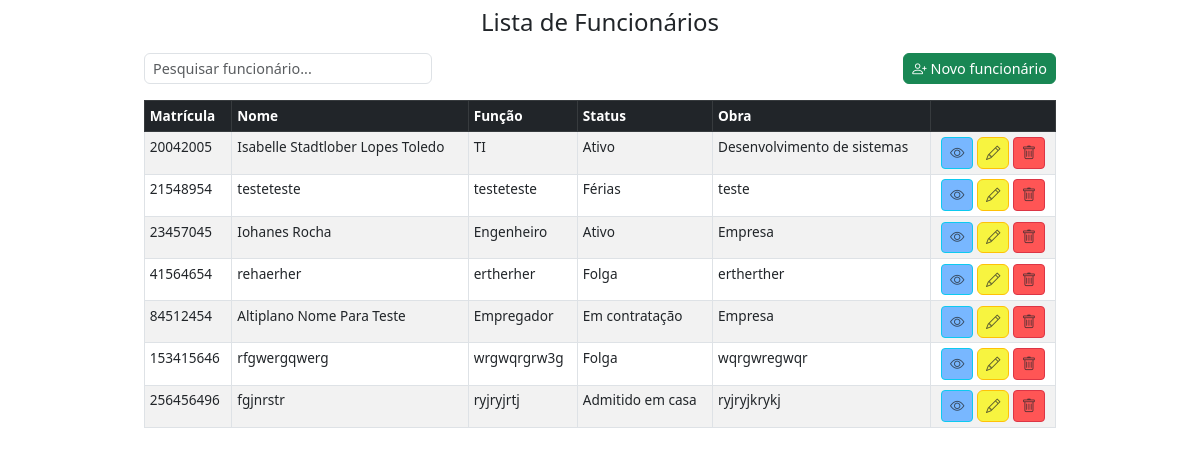
Page /listar/ on the earlier database version.
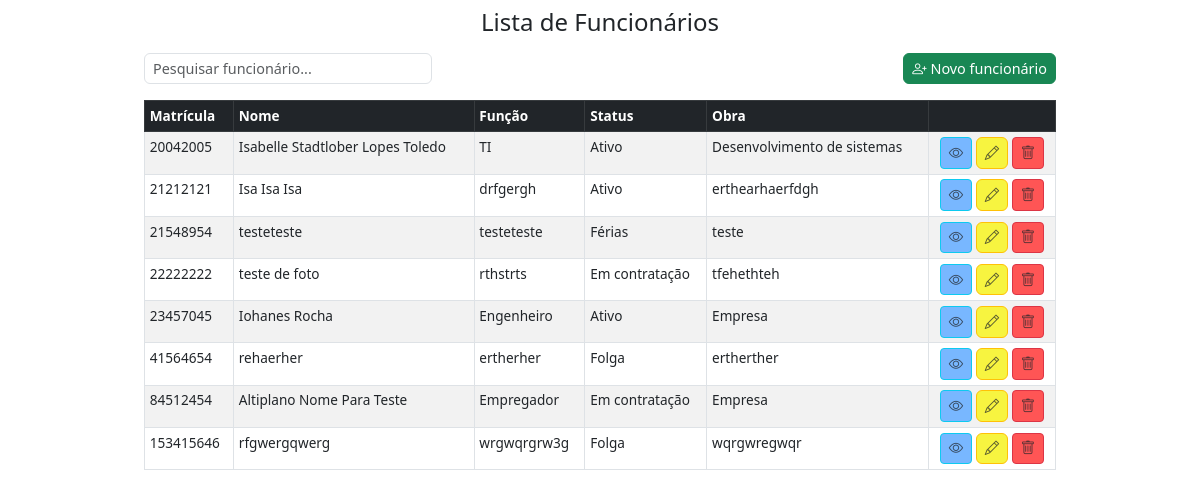
Same page on the later database version.
### core/models.py (models this page shows, shortened)
class Funcionario(models.Model):
    matricula = models.IntegerField(primary_key=True)
    nome = models.CharField(max_length=100, default='')
    funcao = models.CharField( max_length=100, verbose_name="Função", default='')
    status = models.CharField(max_length=2, choices=STATUS_CHOICES, default='A')
    obra = models.CharField(max_length=150, default='')
    foto = models.ImageField(upload_to='fotos_funcionarios/', blank=True, null=True)

### core/views.py (the view)
class ListFuncionario(ListView):
    template_name = 'index.html'
    model = Funcionario
    context_object_name = 'funcionarios'
    def get_context_data(self, **kwargs):
        context = super().get_context_data(**kwargs)
        if 'form' not in context:
            context['form'] = FuncionarioForm()
        return context

### core/forms.py (shortened to what this page needs)
class FuncionarioForm(forms.ModelForm):
    class Meta:
        model = Funcionario
        fields = '__all__'
    def __init__(self, *args, **kwargs):
        super().__init__(*args, **kwargs)
        for field_name, field in self.fields.items():
            css_class = 'form-control'
            if self.errors.get(field_name):
                css_class += ' is-invalid'
            field.widget.attrs.update({'class': css_class})

### core/templates/index.html (shortened to what this page needs)
{% extends 'base.html' %}
{% block content %}
{% load static %}
<div class="container mt-3">
    <div class="container mt-3">
        <div class="row mb-3 align-items-center">
            <div class="col-md-4">
                <input id="searchInput" type="search" class="form-control" placeholder="Pesquisar funcionário...">
            </div>
            <div class="col-md-8 text-end">
                <button class="btn btn-success" data-bs-toggle="modal" data-bs-target="#funcionarioModal"
                    onclick="setCreateMode()">
                    <i class="bi bi-person-plus"></i> Novo funcionário
                </button>
            </div>
        </div>
        <table class="table table-bordered table-striped">
            <thead class="table-dark">
                <tr>
                    <th scope="col">Matrícula</th>
                    <th scope="col">Nome</th>
                    <th scope="col">Função</th>
                    <th scope="col">Status</th>
                    <th scope="col">Obra</th>
                    <th></th>
                </tr>
            </thead>
            <tbody>
                {% for funcionario in funcionarios %}
                <tr>
                    <td>{{ funcionario.matricula }}</td>
                    <td>{{ funcionario.nome }}</td>
                    <td>{{ funcionario.funcao }}</td>
                    <td>{{ funcionario.get_status_display }}</td>
                    <td>{{ funcionario.obra }}</td>
                    <td class="text-center">
                        <button type="button" class="btn btn-sm btn-info text-white" style="background-color: #78b7ff;"
                            data-bs-toggle="modal" data-bs-target="#viewModal{{ funcionario.matricula }}">
                            <i class="bi bi-eye text-muted"></i>
                        </button>
                        <button class="btn btn-warning text-white" style="background-color: #f7f440;"
                            data-bs-toggle="modal" data-bs-target="#funcionarioModal"
                            onclick="setUpdateMode('{{ funcionario.matricula }}', '{{ funcionario.nome }}', '{{ funcionario.funcao }}', '{{ funcionario.status }}', '{{ funcionario.obra }}')">
                            <i class="bi bi-pencil text-muted"></i>
                        </button>
                        <button type="button" class="btn btn-sm btn-danger text-white"
                            style="background-color: #ff5555;" data-bs-toggle="modal"
                            data-bs-target="#deleteModal{{ funcionario.matricula }}">
                            <i class="bi bi-trash text-muted"></i>
                        </button>
                    </td>
                </tr>
                {% empty %}
                <tr>
                    <td colspan="5" class="text-center">Nenhum funcionário cadastrado.</td>
                </tr>
                {% endfor %}
            </tbody>
        </table>
    </div>
        {% endblock %}

Differences in the rows shown:
removed Funcionario: matricula "256456496", nome "fgjnrstr", funcao "ryjryjrtj", status "Admitido em casa", obra "ryjryjkrykj"
added Funcionario: matricula "21212121", nome "Isa Isa Isa", funcao "drfgergh", status "Ativo", obra "erthearhaerfdgh"
added Funcionario: matricula "22222222", nome "teste de foto", funcao "rthstrts", status "Em contratação", obra "tfehethteh"
